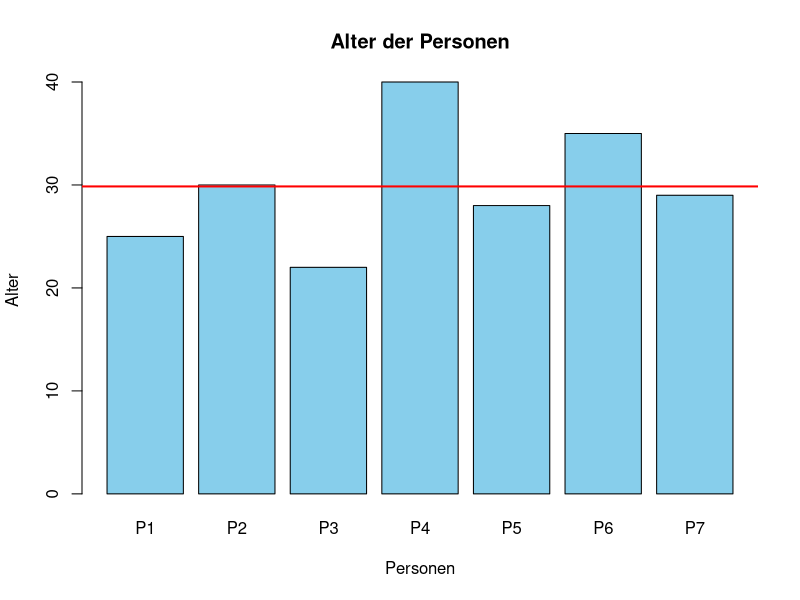

This figure's R source:
# Beispiel-Daten: Alter von Personen
alter <- c(25, 30, 22, 40, 28, 35, 29)

# Berechne den Durchschnitt des Alters
durchschnitt_alter <- mean(alter)

# Variablen für Achsenbeschriftungen
x_labels <- c("P1", "P2", "P3", "P4", "P5", "P6", "P7")
title <- "Alter der Personen"
x_label <- "Personen"
y_label <- "Alter"

# Erstelle ein Balkendiagramm mit dem Durchschnitt als Linie
barplot(alter, names.arg = x_labels,
        main = title,
        xlab = x_label, ylab = y_label,
        col = "skyblue")
abline(h = durchschnitt_alter, col = "red", lwd = 2)
